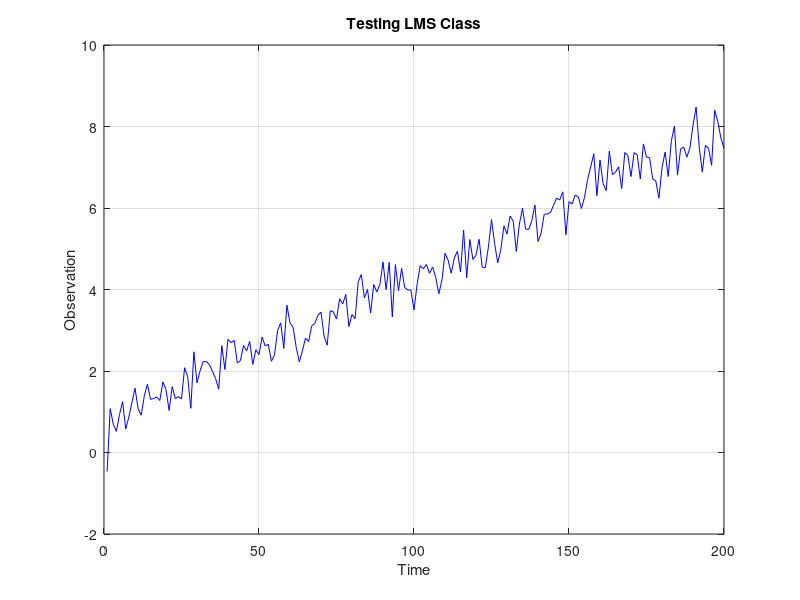

MATLAB code for this plot: (Note: this script raises an error after producing the figure.)
addpath("./Technique/")

rng(8988466)
u = [.2 .6];
N = 200;
n = 1:N;
% x = linspace(3,3,N);
x = linspace(1,10,N);
% x = sin(n/10*pi);
d = zeros(1,N);
y = zeros(1,N);
noise = 0.4*randn(1,N);

y(1) = u*[x(1) 0]';
d(1) = y(1) + noise(1);
for i = 1:N-1
    y(i+1) = u*[x(i+1) x(i)]';
    d(i+1) = y(i+1) + noise(i+1);
end
% d(2:end) = x(2:end);

%% Figures
figure(1)
plot(n,d,'b')
xlabel('Time')
ylabel('Observation')
title('Testing LMS Class')
hold on
grid on

%% Criando a técnica
tec1 = Lms('x_dim', 2, 'y_dim', 1, 'H_ini', [0 0], 'epsilon', 1e-5, 'mu', 0.3);
buf_obs = zeros(tec1.y_dim, 5);
buf_st = zeros(tec1.x_dim, 5);
y_hat = zeros(tec1.y_dim, N);
u_hat = zeros(tec1.y_dim, tec1.x_dim, N);
for i = 1:N
    buf_obs = update_buffer(buf_obs, d(i));
    if i == 1
        buf_st = update_buffer(buf_st, [x(i) 0]');
    else
        buf_st = update_buffer(buf_st, [x(i) x(i-1)]');
    end
    y_hat(i) = tec1.apply(buf_obs, buf_st);
    u_hat(:,:,i) = tec1.get_H();
end

plot(n, y_hat, '--r')
%% Compare
% nlms = dsp.LMSFilter(2,'Method', 'Normalized LMS','StepSize', 1);
% [y_hat2,erro,u_hat2] = nlms(x',d');
% 
% plot(n, y_hat2, '--k')

%%
% [mmse,emse,meanW,mse,traceK] = msepred(nlms,x',d',m);
% [simmse,meanWsim,Wsim,traceKsim] = msesim(nlms,x',d',m);

%% The error
e1 = (y_hat-d).^2;
e2 = zeros(1,N);
for i = 1:N
    e2(i) = norm(u_hat(i)-u);
end
figure(2)
plot(n,10*log10(e1),'b')
% hold on
% plot(n,10*log10(erro.^2),'r')
% hold off
title('Test LMS: Error.')
ylabel('e[n]')
xlabel('n')
grid on
figure(3)
plot(n,e2,'r')
title('Test LMS: Error.')
ylabel('e[n]')
xlabel('n')
grid on

%% functions
function buff = update_buffer(buffer, new_sample)
    buff = buffer;
    buff(:, 2:end) = buff(:, 1:end-1);
    buff(:, 1) = new_sample;
end